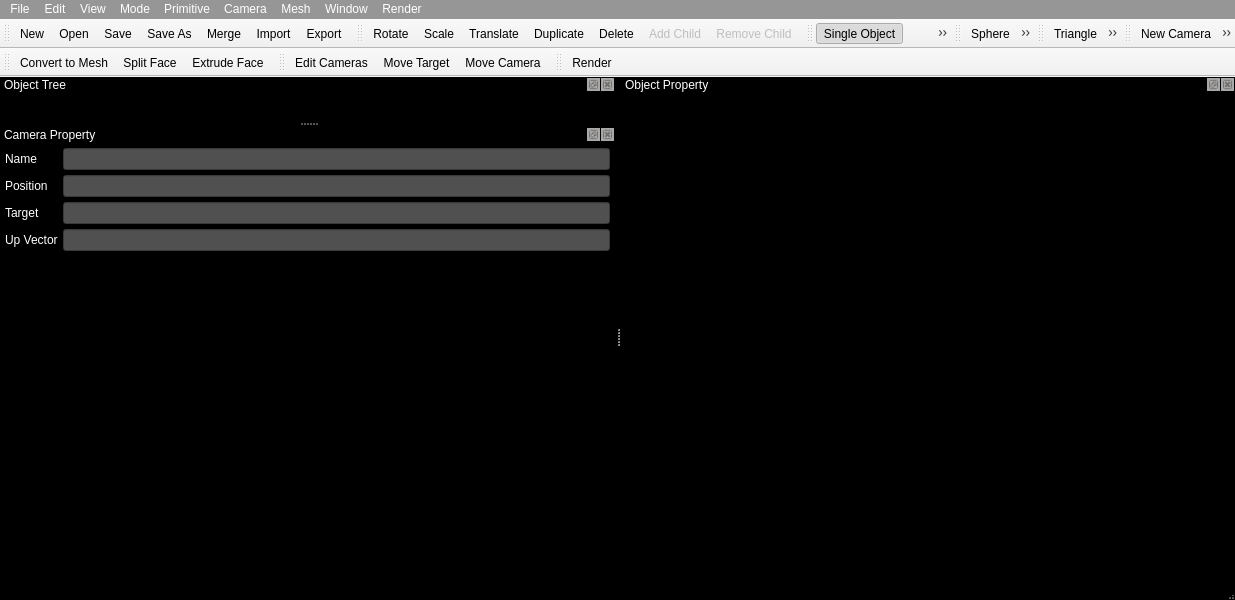
<ui version="4.0" >
 <class>SceneModellerClass</class>
 <widget class="QMainWindow" name="SceneModellerClass" >
  <property name="geometry" >
   <rect>
    <x>0</x>
    <y>0</y>
    <width>1235</width>
    <height>600</height>
   </rect>
  </property>
  <property name="sizePolicy" >
   <sizepolicy vsizetype="Expanding" hsizetype="Expanding" >
    <horstretch>0</horstretch>
    <verstretch>0</verstretch>
   </sizepolicy>
  </property>
  <property name="windowTitle" >
   <string>Scene Modeler for Responsive Workbench by SERHAT ANGIN</string>
  </property>
  <property name="windowIcon" >
   <iconset resource="scenemodeller.qrc" >
    <normaloff>:/SceneModeller/icons/icon.png</normaloff>:/SceneModeller/icons/icon.png</iconset>
  </property>
  <property name="styleSheet" >
   <string notr="true" >QMainWindow
{
color:rgb(255,255,255);
background-color:rgb(0,0,0);
}
QCheckBox
{
color:rgb(255,255,255);
background-color:rgb(0,0,0);
}
QLineEdit {
color : rgb(255,255,255);
background-color:rgb(80,80,80);
}
QListWidget {
color : rgb(255,255,255);
background-color:rgb(80,80,80);
}
QComboBox {
color : rgb(255,255,255);
background-color:rgb(80,80,80);
}
QDialog {
color : rgb(255,255,255);
background-color:rgb(0,0,0);
}
QPushButton{
color : rgb(255,255,255);
background-color:rgb(0,0,0);
}
QLabel{
color : rgb(255,255,255);
background-color:rgb(0,0,0);
}
 QDockWidget {    
color : rgb(255,255,255);
background-color:rgb(0,0,0);
 }
QGroupBox {
color : rgb(255,255,255);
background-color:rgb(0,0,0);
}
 QDockWidget::close-button, QDockWidget::float-button {    
 border: 1px solid transparent;   
  background: darkgray;     
padding: 0px; 
}

QTreeWidget
{
background-color: qlineargradient(spread:pad, x1:0, y1:0, x2:1, y2:0, stop:0 rgba(0, 0, 0, 255), stop:1 rgba(100, 100, 100, 255));
color: rgb(255, 255, 255);
}
 QTreeView::branch:has-siblings:!adjoins-item {   
  border-image: url(icons/vline.png) 0; } 
QTreeView::branch:has-siblings:adjoins-item {  
   border-image: url(icons/branch-more.png) 0; }
 QTreeView::branch:!has-children:!has-siblings:adjoins-item {  
   border-image: url(icons/branch-end.png) 0; } 
QTreeView::branch:has-children:!has-siblings:closed, QTreeView::branch:closed:has-children:has-siblings {       
  border-image: none;    
    image: url(icons/branch-closed.png); } 
QTreeView::branch:open:has-children:!has-siblings, QTreeView::branch:open:has-children:has-siblings  {      
   border-image: none;         
image: url(icons/branch-open.png); }
 QTreeView {     alternate-background-color: yellow; }
QTreeView {     show-decoration-selected: 1; } QTreeView::item {      border: 1px solid #d9d9d9;     border-top-color: transparent;     border-bottom-color: transparent; } QTreeView::item:hover {     background: qlineargradient(x1: 0, y1: 0, x2: 0, y2: 1, stop: 0 #e7effd, stop: 1 #cbdaf1);     border: 1px solid #bfcde4; } QTreeView::item:selected {     border: 1px solid #567dbc; } QTreeView::item:selected:active{     background: qlineargradient(x1: 0, y1: 0, x2: 0, y2: 1, stop: 0 #6ea1f1, stop: 1 #567dbc); } QTreeView::item:selected:!active {     background: qlineargradient(x1: 0, y1: 0, x2: 0, y2: 1, stop: 0 #6b9be8, stop: 1 #577fbf); }
 

QMenu {
	background-color: qlineargradient(spread:reflect, x1:0, y1:0, x2:1, y2:0, stop:0 rgba(255, 140, 0, 149), stop:0.164773 rgba(255, 255, 																		255, 255));
	border: 1px solid black; 
} 
QMenu::item {
   background-color : rgb(150,150,150);
 	color : rgb(255,255,255);
 }
QMenu::item:selected {
	background-color: qlineargradient(spread:reflect, x1:0, y1:0.505682, x2:0, 		y2:1, stop:0 rgba(150, 150, 150, 149), stop:0.551136 rgba(50, 50, 50, 255));
    color : rgb(255,255,255);
}

QMenuBar {
  background-color : rgb(150,150,150);
 color : rgb(255,255,255);
}

QMenuBar::item:selected {
	background-color: qlineargradient(spread:reflect, x1:0, y1:0.505682, x2:0, 		y2:1, stop:0 rgba(150, 150, 150, 149), stop:0.551136 rgba(50, 50, 50, 255));
    color : rgb(255,255,255);
}

</string>
  </property>
  <property name="dockOptions" >
   <set>QMainWindow::AllowNestedDocks|QMainWindow::AllowTabbedDocks|QMainWindow::AnimatedDocks|QMainWindow::VerticalTabs</set>
  </property>
  <widget class="QToolBar" name="fileToolBar" >
   <attribute name="toolBarArea" >
    <enum>TopToolBarArea</enum>
   </attribute>
   <attribute name="toolBarBreak" >
    <bool>false</bool>
   </attribute>
   <addaction name="actionNew" />
   <addaction name="actionOpen" />
   <addaction name="actionSave" />
   <addaction name="actionSave_As" />
   <addaction name="actionMerge" />
   <addaction name="actionImport" />
   <addaction name="actionExport" />
  </widget>
  <widget class="QMenuBar" name="menubar" >
   <property name="geometry" >
    <rect>
     <x>0</x>
     <y>0</y>
     <width>1235</width>
     <height>21</height>
    </rect>
   </property>
   <widget class="QMenu" name="menuFile" >
    <property name="title" >
     <string>File</string>
    </property>
    <addaction name="actionNew" />
    <addaction name="actionOpen" />
    <addaction name="actionSave" />
    <addaction name="actionSave_As" />
    <addaction name="actionMerge" />
    <addaction name="separator" />
    <addaction name="actionImport" />
    <addaction name="actionExport" />
    <addaction name="separator" />
    <addaction name="actionExit" />
   </widget>
   <widget class="QMenu" name="menuWindow" >
    <property name="title" >
     <string>Window</string>
    </property>
    <addaction name="actionObject_Tree_Dock" />
    <addaction name="actionObject_Properties_Dock" />
    <addaction name="actionCamera_Property_Window" />
   </widget>
   <widget class="QMenu" name="menuPrimitive" >
    <property name="title" >
     <string>Primitive</string>
    </property>
    <widget class="QMenu" name="menuObjects" >
     <property name="title" >
      <string>3D Objects</string>
     </property>
     <addaction name="actionBox" />
     <addaction name="actionSphere" />
     <addaction name="actionCone" />
     <addaction name="actionCylinder" />
     <addaction name="actionTow_Sided_Cylinder" />
     <addaction name="actionTorus" />
    </widget>
    <widget class="QMenu" name="menu2D_Objects" >
     <property name="title" >
      <string>2D Objects</string>
     </property>
     <addaction name="actionTriangle" />
     <addaction name="actionRectangle" />
     <addaction name="actionCircle" />
     <addaction name="actionDisk" />
     <addaction name="actionPartial_Disk" />
    </widget>
    <addaction name="actionNew_Camera" />
    <addaction name="separator" />
    <addaction name="actionPoint_Light" />
    <addaction name="actionArea_Light" />
    <addaction name="separator" />
    <addaction name="menuObjects" />
    <addaction name="menu2D_Objects" />
   </widget>
   <widget class="QMenu" name="menuEdit" >
    <property name="title" >
     <string>Edit</string>
    </property>
    <addaction name="actionRotate" />
    <addaction name="actionScale" />
    <addaction name="actionTranslate" />
    <addaction name="actionDuplicate" />
    <addaction name="actionDelete_2" />
    <addaction name="separator" />
    <addaction name="actionAdd_Child" />
    <addaction name="actionRemove_Child" />
   </widget>
   <widget class="QMenu" name="menuRender" >
    <property name="title" >
     <string>Render</string>
    </property>
    <addaction name="actionRender" />
   </widget>
   <widget class="QMenu" name="menuMode" >
    <property name="title" >
     <string>Mode</string>
    </property>
    <addaction name="actionSingle_Object" />
    <addaction name="actionObject_Tree" />
    <addaction name="separator" />
    <addaction name="actionCamera_Editing" />
    <addaction name="actionLight_2" />
    <addaction name="separator" />
    <addaction name="actionFace" />
    <addaction name="actionPoint" />
   </widget>
   <widget class="QMenu" name="menuMesh" >
    <property name="title" >
     <string>Mesh</string>
    </property>
    <addaction name="actionConvert_to_Mesh" />
    <addaction name="separator" />
    <addaction name="actionSplit_Face" />
    <addaction name="actionExtrude_Face" />
   </widget>
   <widget class="QMenu" name="menuCamera" >
    <property name="title" >
     <string>Camera</string>
    </property>
    <addaction name="actionCamera" />
    <addaction name="separator" />
    <addaction name="actionMove_Target" />
    <addaction name="actionMove_Camera" />
   </widget>
   <widget class="QMenu" name="menuView" >
    <property name="title" >
     <string>View</string>
    </property>
    <addaction name="actionFile_Tool_Bar" />
    <addaction name="actionEdit_Toolbar" />
    <addaction name="actionMode_Tool_Bar" />
    <addaction name="action3D_Objects_Toolbar" />
    <addaction name="action2D_Objects_Toolbar" />
    <addaction name="actionPrimitive_Toolbar" />
    <addaction name="actionMesh_Toolbar" />
    <addaction name="actionCamera_Toolbar" />
    <addaction name="actionRender_Toolbar" />
   </widget>
   <addaction name="menuFile" />
   <addaction name="menuEdit" />
   <addaction name="menuView" />
   <addaction name="menuMode" />
   <addaction name="menuPrimitive" />
   <addaction name="menuCamera" />
   <addaction name="menuMesh" />
   <addaction name="menuWindow" />
   <addaction name="menuRender" />
  </widget>
  <widget class="QDockWidget" name="ObjectTreeDock" >
   <property name="windowTitle" >
    <string>Object Tree</string>
   </property>
   <attribute name="dockWidgetArea" >
    <number>1</number>
   </attribute>
   <widget class="QWidget" name="dockWidgetContents" />
  </widget>
  <widget class="QDockWidget" name="ObjectPropertyDock" >
   <property name="windowTitle" >
    <string>Object Property</string>
   </property>
   <attribute name="dockWidgetArea" >
    <number>2</number>
   </attribute>
   <widget class="QWidget" name="dockWidgetContents_2" />
  </widget>
  <widget class="QDockWidget" name="cameraPropertyDock" >
   <property name="windowTitle" >
    <string>Camera Property</string>
   </property>
   <attribute name="dockWidgetArea" >
    <number>1</number>
   </attribute>
   <widget class="QWidget" name="dockWidgetContents_5" >
    <layout class="QGridLayout" name="gridLayout_5" >
     <property name="margin" >
      <number>5</number>
     </property>
     <property name="spacing" >
      <number>5</number>
     </property>
     <item row="1" column="0" >
      <widget class="QLabel" name="Position" >
       <property name="text" >
        <string>Position</string>
       </property>
      </widget>
     </item>
     <item row="1" column="1" >
      <widget class="QLineEdit" name="lineEdit" >
       <property name="readOnly" >
        <bool>true</bool>
       </property>
      </widget>
     </item>
     <item row="2" column="0" >
      <widget class="QLabel" name="label_2" >
       <property name="text" >
        <string>Target</string>
       </property>
      </widget>
     </item>
     <item row="3" column="0" >
      <widget class="QLabel" name="label_3" >
       <property name="text" >
        <string>Up Vector</string>
       </property>
      </widget>
     </item>
     <item row="2" column="1" >
      <widget class="QLineEdit" name="lineEdit_2" >
       <property name="readOnly" >
        <bool>true</bool>
       </property>
      </widget>
     </item>
     <item row="0" column="0" >
      <widget class="QLabel" name="label" >
       <property name="text" >
        <string>Name</string>
       </property>
      </widget>
     </item>
     <item row="0" column="1" >
      <widget class="QLineEdit" name="lineEdit_4" >
       <property name="sizePolicy" >
        <sizepolicy vsizetype="Fixed" hsizetype="Expanding" >
         <horstretch>0</horstretch>
         <verstretch>0</verstretch>
        </sizepolicy>
       </property>
       <property name="readOnly" >
        <bool>true</bool>
       </property>
      </widget>
     </item>
     <item row="3" column="1" >
      <widget class="QLineEdit" name="lineEdit_3" >
       <property name="readOnly" >
        <bool>true</bool>
       </property>
      </widget>
     </item>
     <item row="4" column="1" >
      <spacer name="verticalSpacer" >
       <property name="orientation" >
        <enum>Qt::Vertical</enum>
       </property>
       <property name="sizeHint" stdset="0" >
        <size>
         <width>20</width>
         <height>40</height>
        </size>
       </property>
      </spacer>
     </item>
    </layout>
   </widget>
  </widget>
  <widget class="QToolBar" name="toolBar" >
   <property name="windowTitle" >
    <string>toolBar</string>
   </property>
   <attribute name="toolBarArea" >
    <enum>TopToolBarArea</enum>
   </attribute>
   <attribute name="toolBarBreak" >
    <bool>false</bool>
   </attribute>
   <addaction name="actionRotate" />
   <addaction name="actionScale" />
   <addaction name="actionTranslate" />
   <addaction name="actionDuplicate" />
   <addaction name="actionDelete_2" />
   <addaction name="actionAdd_Child" />
   <addaction name="actionRemove_Child" />
  </widget>
  <widget class="QToolBar" name="toolBar_2" >
   <property name="windowTitle" >
    <string>toolBar_2</string>
   </property>
   <attribute name="toolBarArea" >
    <enum>TopToolBarArea</enum>
   </attribute>
   <attribute name="toolBarBreak" >
    <bool>false</bool>
   </attribute>
   <addaction name="actionSingle_Object" />
   <addaction name="actionObject_Tree" />
   <addaction name="actionCamera_Editing" />
   <addaction name="actionLight_2" />
   <addaction name="actionFace" />
   <addaction name="actionPoint" />
  </widget>
  <widget class="QToolBar" name="toolBar_3" >
   <property name="windowTitle" >
    <string>toolBar_3</string>
   </property>
   <attribute name="toolBarArea" >
    <enum>TopToolBarArea</enum>
   </attribute>
   <attribute name="toolBarBreak" >
    <bool>false</bool>
   </attribute>
   <addaction name="actionSphere" />
   <addaction name="actionBox" />
   <addaction name="actionCylinder" />
   <addaction name="actionCone" />
   <addaction name="actionTow_Sided_Cylinder" />
   <addaction name="actionTorus" />
  </widget>
  <widget class="QToolBar" name="toolBar_4" >
   <property name="windowTitle" >
    <string>toolBar_4</string>
   </property>
   <attribute name="toolBarArea" >
    <enum>TopToolBarArea</enum>
   </attribute>
   <attribute name="toolBarBreak" >
    <bool>false</bool>
   </attribute>
   <addaction name="actionTriangle" />
   <addaction name="actionRectangle" />
   <addaction name="actionCircle" />
   <addaction name="actionDisk" />
   <addaction name="actionPartial_Disk" />
  </widget>
  <widget class="QToolBar" name="toolBar_5" >
   <property name="windowTitle" >
    <string>toolBar_5</string>
   </property>
   <attribute name="toolBarArea" >
    <enum>TopToolBarArea</enum>
   </attribute>
   <attribute name="toolBarBreak" >
    <bool>false</bool>
   </attribute>
   <addaction name="actionNew_Camera" />
   <addaction name="actionPoint_Light" />
   <addaction name="actionArea_Light" />
  </widget>
  <widget class="QToolBar" name="toolBar_6" >
   <property name="windowTitle" >
    <string>toolBar_6</string>
   </property>
   <attribute name="toolBarArea" >
    <enum>TopToolBarArea</enum>
   </attribute>
   <attribute name="toolBarBreak" >
    <bool>true</bool>
   </attribute>
   <addaction name="actionConvert_to_Mesh" />
   <addaction name="actionSplit_Face" />
   <addaction name="actionExtrude_Face" />
  </widget>
  <widget class="QToolBar" name="toolBar_7" >
   <property name="windowTitle" >
    <string>toolBar_7</string>
   </property>
   <attribute name="toolBarArea" >
    <enum>TopToolBarArea</enum>
   </attribute>
   <attribute name="toolBarBreak" >
    <bool>false</bool>
   </attribute>
   <addaction name="actionCamera" />
   <addaction name="actionMove_Target" />
   <addaction name="actionMove_Camera" />
  </widget>
  <widget class="QToolBar" name="toolBar_8" >
   <property name="windowTitle" >
    <string>toolBar_8</string>
   </property>
   <attribute name="toolBarArea" >
    <enum>TopToolBarArea</enum>
   </attribute>
   <attribute name="toolBarBreak" >
    <bool>false</bool>
   </attribute>
   <addaction name="actionRender" />
  </widget>
  <widget class="QStatusBar" name="statusBar" >
   <property name="minimumSize" >
    <size>
     <width>0</width>
     <height>5</height>
    </size>
   </property>
   <property name="maximumSize" >
    <size>
     <width>16777215</width>
     <height>5</height>
    </size>
   </property>
  </widget>
  <action name="actionNew" >
   <property name="icon" >
    <iconset resource="scenemodeller.qrc" >
     <normaloff>:/SceneModeller/icons/new.png</normaloff>:/SceneModeller/icons/new.png</iconset>
   </property>
   <property name="text" >
    <string>New</string>
   </property>
  </action>
  <action name="actionOpen" >
   <property name="icon" >
    <iconset resource="scenemodeller.qrc" >
     <normaloff>:/SceneModeller/icons/open.png</normaloff>:/SceneModeller/icons/open.png</iconset>
   </property>
   <property name="text" >
    <string>Open...</string>
   </property>
  </action>
  <action name="actionSave" >
   <property name="icon" >
    <iconset resource="scenemodeller.qrc" >
     <normaloff>:/SceneModeller/icons/save.png</normaloff>:/SceneModeller/icons/save.png</iconset>
   </property>
   <property name="text" >
    <string>Save...</string>
   </property>
  </action>
  <action name="actionSave_As" >
   <property name="icon" >
    <iconset resource="scenemodeller.qrc" >
     <normaloff>:/SceneModeller/icons/saveas.png</normaloff>:/SceneModeller/icons/saveas.png</iconset>
   </property>
   <property name="text" >
    <string>Save As...</string>
   </property>
  </action>
  <action name="actionExit" >
   <property name="icon" >
    <iconset resource="scenemodeller.qrc" >
     <normaloff>:/SceneModeller/icons/exit.png</normaloff>:/SceneModeller/icons/exit.png</iconset>
   </property>
   <property name="text" >
    <string>Exit</string>
   </property>
  </action>
  <action name="actionMerge" >
   <property name="icon" >
    <iconset resource="scenemodeller.qrc" >
     <normaloff>:/SceneModeller/icons/twoface.png</normaloff>:/SceneModeller/icons/twoface.png</iconset>
   </property>
   <property name="text" >
    <string>Merge...</string>
   </property>
  </action>
  <action name="actionImport" >
   <property name="icon" >
    <iconset resource="scenemodeller.qrc" >
     <normaloff>:/SceneModeller/icons/import.png</normaloff>:/SceneModeller/icons/import.png</iconset>
   </property>
   <property name="text" >
    <string>Import...</string>
   </property>
  </action>
  <action name="actionExport" >
   <property name="icon" >
    <iconset resource="scenemodeller.qrc" >
     <normaloff>:/SceneModeller/icons/export.png</normaloff>:/SceneModeller/icons/export.png</iconset>
   </property>
   <property name="text" >
    <string>Export...</string>
   </property>
  </action>
  <action name="actionObject_Tree_Dock" >
   <property name="checkable" >
    <bool>true</bool>
   </property>
   <property name="checked" >
    <bool>true</bool>
   </property>
   <property name="text" >
    <string>Object Tree</string>
   </property>
  </action>
  <action name="actionObject_Properties_Dock" >
   <property name="checkable" >
    <bool>true</bool>
   </property>
   <property name="checked" >
    <bool>true</bool>
   </property>
   <property name="text" >
    <string>Object Property</string>
   </property>
   <property name="iconText" >
    <string>Object Property Dock</string>
   </property>
  </action>
  <action name="actionCamera_Property_Window" >
   <property name="checkable" >
    <bool>true</bool>
   </property>
   <property name="checked" >
    <bool>true</bool>
   </property>
   <property name="text" >
    <string>Camera Property</string>
   </property>
  </action>
  <action name="actionCamera" >
   <property name="icon" >
    <iconset resource="scenemodeller.qrc" >
     <normaloff>:/SceneModeller/icons/VideoSZ.png</normaloff>:/SceneModeller/icons/VideoSZ.png</iconset>
   </property>
   <property name="text" >
    <string>Edit Cameras</string>
   </property>
  </action>
  <action name="actionBox" >
   <property name="icon" >
    <iconset resource="scenemodeller.qrc" >
     <normaloff>:/SceneModeller/icons/cube.png</normaloff>:/SceneModeller/icons/cube.png</iconset>
   </property>
   <property name="text" >
    <string>Cube</string>
   </property>
  </action>
  <action name="actionSphere" >
   <property name="icon" >
    <iconset resource="scenemodeller.qrc" >
     <normaloff>:/SceneModeller/icons/sphere.png</normaloff>:/SceneModeller/icons/sphere.png</iconset>
   </property>
   <property name="text" >
    <string>Sphere</string>
   </property>
  </action>
  <action name="actionCone" >
   <property name="icon" >
    <iconset resource="scenemodeller.qrc" >
     <normaloff>:/SceneModeller/icons/cone.png</normaloff>:/SceneModeller/icons/cone.png</iconset>
   </property>
   <property name="text" >
    <string>Cone</string>
   </property>
  </action>
  <action name="actionCylinder" >
   <property name="icon" >
    <iconset resource="scenemodeller.qrc" >
     <normaloff>:/SceneModeller/icons/cylinder.png</normaloff>:/SceneModeller/icons/cylinder.png</iconset>
   </property>
   <property name="text" >
    <string>Cylinder</string>
   </property>
  </action>
  <action name="actionCamera_Editing" >
   <property name="checkable" >
    <bool>true</bool>
   </property>
   <property name="icon" >
    <iconset resource="scenemodeller.qrc" >
     <normaloff>:/SceneModeller/icons/camera-icon.png</normaloff>:/SceneModeller/icons/camera-icon.png</iconset>
   </property>
   <property name="text" >
    <string>Camera</string>
   </property>
  </action>
  <action name="actionLight_2" >
   <property name="checkable" >
    <bool>true</bool>
   </property>
   <property name="icon" >
    <iconset resource="scenemodeller.qrc" >
     <normaloff>:/SceneModeller/icons/ktip.png</normaloff>:/SceneModeller/icons/ktip.png</iconset>
   </property>
   <property name="text" >
    <string>Light</string>
   </property>
  </action>
  <action name="actionFace" >
   <property name="checkable" >
    <bool>true</bool>
   </property>
   <property name="icon" >
    <iconset resource="scenemodeller.qrc" >
     <normaloff>:/SceneModeller/icons/QnextSZ.png</normaloff>:/SceneModeller/icons/QnextSZ.png</iconset>
   </property>
   <property name="text" >
    <string>Face</string>
   </property>
  </action>
  <action name="actionPoint" >
   <property name="checkable" >
    <bool>true</bool>
   </property>
   <property name="icon" >
    <iconset resource="scenemodeller.qrc" >
     <normaloff>:/SceneModeller/icons/ASTERISK.png</normaloff>:/SceneModeller/icons/ASTERISK.png</iconset>
   </property>
   <property name="text" >
    <string>Vertex</string>
   </property>
  </action>
  <action name="actionPoint_Light" >
   <property name="icon" >
    <iconset resource="scenemodeller.qrc" >
     <normaloff>:/SceneModeller/icons/qgradient-radial.png</normaloff>:/SceneModeller/icons/qgradient-radial.png</iconset>
   </property>
   <property name="text" >
    <string>Point Light</string>
   </property>
  </action>
  <action name="actionArea_Light" >
   <property name="icon" >
    <iconset resource="scenemodeller.qrc" >
     <normaloff>:/SceneModeller/icons/add_area_light.png</normaloff>:/SceneModeller/icons/add_area_light.png</iconset>
   </property>
   <property name="text" >
    <string>Area Light</string>
   </property>
  </action>
  <action name="actionSingle_Object" >
   <property name="checkable" >
    <bool>true</bool>
   </property>
   <property name="checked" >
    <bool>true</bool>
   </property>
   <property name="icon" >
    <iconset resource="scenemodeller.qrc" >
     <normaloff>:/SceneModeller/icons/blockdevice.png</normaloff>:/SceneModeller/icons/blockdevice.png</iconset>
   </property>
   <property name="text" >
    <string>Single Object</string>
   </property>
  </action>
  <action name="actionObject_Tree" >
   <property name="checkable" >
    <bool>true</bool>
   </property>
   <property name="icon" >
    <iconset resource="scenemodeller.qrc" >
     <normaloff>:/SceneModeller/icons/visio8.png</normaloff>:/SceneModeller/icons/visio8.png</iconset>
   </property>
   <property name="text" >
    <string>Object Tree</string>
   </property>
  </action>
  <action name="actionTow_Sided_Cylinder" >
   <property name="icon" >
    <iconset resource="scenemodeller.qrc" >
     <normaloff>:/SceneModeller/icons/tw_cylinder.png</normaloff>:/SceneModeller/icons/tw_cylinder.png</iconset>
   </property>
   <property name="text" >
    <string>Two Sided Cylinder</string>
   </property>
  </action>
  <action name="actionTorus" >
   <property name="icon" >
    <iconset resource="scenemodeller.qrc" >
     <normaloff>:/SceneModeller/icons/torus.png</normaloff>:/SceneModeller/icons/torus.png</iconset>
   </property>
   <property name="text" >
    <string>Torus</string>
   </property>
  </action>
  <action name="actionTriangle" >
   <property name="icon" >
    <iconset resource="scenemodeller.qrc" >
     <normaloff>:/SceneModeller/icons/triangle.png</normaloff>:/SceneModeller/icons/triangle.png</iconset>
   </property>
   <property name="text" >
    <string>Triangle</string>
   </property>
  </action>
  <action name="actionRectangle" >
   <property name="icon" >
    <iconset resource="scenemodeller.qrc" >
     <normaloff>:/SceneModeller/icons/rectangle.png</normaloff>:/SceneModeller/icons/rectangle.png</iconset>
   </property>
   <property name="text" >
    <string>Rectangle</string>
   </property>
  </action>
  <action name="actionCircle" >
   <property name="icon" >
    <iconset resource="scenemodeller.qrc" >
     <normaloff>:/SceneModeller/icons/circle.png</normaloff>:/SceneModeller/icons/circle.png</iconset>
   </property>
   <property name="text" >
    <string>Circle</string>
   </property>
  </action>
  <action name="actionDisk" >
   <property name="icon" >
    <iconset resource="scenemodeller.qrc" >
     <normaloff>:/SceneModeller/icons/disk.png</normaloff>:/SceneModeller/icons/disk.png</iconset>
   </property>
   <property name="text" >
    <string>Disk</string>
   </property>
  </action>
  <action name="actionPartial_Disk" >
   <property name="icon" >
    <iconset resource="scenemodeller.qrc" >
     <normaloff>:/SceneModeller/icons/partial_disk.png</normaloff>:/SceneModeller/icons/partial_disk.png</iconset>
   </property>
   <property name="text" >
    <string>Partial Disk</string>
   </property>
  </action>
  <action name="actionRotate" >
   <property name="icon" >
    <iconset resource="scenemodeller.qrc" >
     <normaloff>:/SceneModeller/icons/rotateObject.png</normaloff>:/SceneModeller/icons/rotateObject.png</iconset>
   </property>
   <property name="text" >
    <string>Rotate</string>
   </property>
  </action>
  <action name="actionScale" >
   <property name="icon" >
    <iconset resource="scenemodeller.qrc" >
     <normaloff>:/SceneModeller/icons/4directionsSZ.png</normaloff>:/SceneModeller/icons/4directionsSZ.png</iconset>
   </property>
   <property name="text" >
    <string>Scale</string>
   </property>
  </action>
  <action name="actionDuplicate" >
   <property name="icon" >
    <iconset resource="scenemodeller.qrc" >
     <normaloff>:/SceneModeller/icons/TRILLIAN AQUA1.png</normaloff>:/SceneModeller/icons/TRILLIAN AQUA1.png</iconset>
   </property>
   <property name="text" >
    <string>Duplicate</string>
   </property>
  </action>
  <action name="actionDelete_2" >
   <property name="icon" >
    <iconset resource="scenemodeller.qrc" >
     <normaloff>:/SceneModeller/icons/104.png</normaloff>:/SceneModeller/icons/104.png</iconset>
   </property>
   <property name="text" >
    <string>Delete</string>
   </property>
  </action>
  <action name="actionTranslate" >
   <property name="icon" >
    <iconset resource="scenemodeller.qrc" >
     <normaloff>:/SceneModeller/icons/3d.png</normaloff>:/SceneModeller/icons/3d.png</iconset>
   </property>
   <property name="text" >
    <string>Translate</string>
   </property>
  </action>
  <action name="actionAdd_Child" >
   <property name="enabled" >
    <bool>false</bool>
   </property>
   <property name="icon" >
    <iconset resource="scenemodeller.qrc" >
     <normaloff>:/SceneModeller/icons/add_child.PNG</normaloff>:/SceneModeller/icons/add_child.PNG</iconset>
   </property>
   <property name="text" >
    <string>Add Child</string>
   </property>
  </action>
  <action name="actionRemove_Child" >
   <property name="enabled" >
    <bool>false</bool>
   </property>
   <property name="icon" >
    <iconset resource="scenemodeller.qrc" >
     <normaloff>:/SceneModeller/icons/remove_child.PNG</normaloff>:/SceneModeller/icons/remove_child.PNG</iconset>
   </property>
   <property name="text" >
    <string>Remove Child</string>
   </property>
  </action>
  <action name="actionNew_Camera" >
   <property name="icon" >
    <iconset resource="scenemodeller.qrc" >
     <normaloff>:/SceneModeller/icons/add_camera.png</normaloff>:/SceneModeller/icons/add_camera.png</iconset>
   </property>
   <property name="text" >
    <string>New Camera</string>
   </property>
  </action>
  <action name="actionRender" >
   <property name="icon" >
    <iconset resource="scenemodeller.qrc" >
     <normaloff>:/SceneModeller/icons/IRIDESCENT.png</normaloff>:/SceneModeller/icons/IRIDESCENT.png</iconset>
   </property>
   <property name="text" >
    <string>Render</string>
   </property>
  </action>
  <action name="actionConvert_to_Mesh" >
   <property name="icon" >
    <iconset resource="scenemodeller.qrc" >
     <normaloff>:/SceneModeller/icons/ksokoban.png</normaloff>:/SceneModeller/icons/ksokoban.png</iconset>
   </property>
   <property name="text" >
    <string>Convert to Mesh</string>
   </property>
  </action>
  <action name="actionSplit_Face" >
   <property name="icon" >
    <iconset resource="scenemodeller.qrc" >
     <normaloff>:/SceneModeller/icons/split_face.png</normaloff>:/SceneModeller/icons/split_face.png</iconset>
   </property>
   <property name="text" >
    <string>Split Face</string>
   </property>
  </action>
  <action name="actionExtrude_Face" >
   <property name="icon" >
    <iconset resource="scenemodeller.qrc" >
     <normaloff>:/SceneModeller/icons/extendure.png</normaloff>:/SceneModeller/icons/extendure.png</iconset>
   </property>
   <property name="text" >
    <string>Extrude Face</string>
   </property>
  </action>
  <action name="actionMove_Target" >
   <property name="icon" >
    <iconset resource="scenemodeller.qrc" >
     <normaloff>:/SceneModeller/icons/moveTarget.png</normaloff>:/SceneModeller/icons/moveTarget.png</iconset>
   </property>
   <property name="text" >
    <string>Move Target</string>
   </property>
  </action>
  <action name="actionMove_Camera" >
   <property name="icon" >
    <iconset resource="scenemodeller.qrc" >
     <normaloff>:/SceneModeller/icons/move_camera.png</normaloff>:/SceneModeller/icons/move_camera.png</iconset>
   </property>
   <property name="text" >
    <string>Move Camera</string>
   </property>
  </action>
  <action name="actionFile_Tool_Bar" >
   <property name="checkable" >
    <bool>true</bool>
   </property>
   <property name="checked" >
    <bool>true</bool>
   </property>
   <property name="text" >
    <string>File Toolbar</string>
   </property>
  </action>
  <action name="actionMode_Tool_Bar" >
   <property name="checkable" >
    <bool>true</bool>
   </property>
   <property name="checked" >
    <bool>true</bool>
   </property>
   <property name="text" >
    <string>Mode Toolbar</string>
   </property>
  </action>
  <action name="action3D_Objects_Toolbar" >
   <property name="checkable" >
    <bool>true</bool>
   </property>
   <property name="checked" >
    <bool>true</bool>
   </property>
   <property name="text" >
    <string>3D Objects Toolbar</string>
   </property>
  </action>
  <action name="action2D_Objects_Toolbar" >
   <property name="checkable" >
    <bool>true</bool>
   </property>
   <property name="checked" >
    <bool>true</bool>
   </property>
   <property name="text" >
    <string>2D Objects Toolbar</string>
   </property>
  </action>
  <action name="actionPrimitive_Toolbar" >
   <property name="checkable" >
    <bool>true</bool>
   </property>
   <property name="checked" >
    <bool>true</bool>
   </property>
   <property name="text" >
    <string>Primitive Toolbar</string>
   </property>
  </action>
  <action name="actionMesh_Toolbar" >
   <property name="checkable" >
    <bool>true</bool>
   </property>
   <property name="checked" >
    <bool>true</bool>
   </property>
   <property name="text" >
    <string>Mesh Toolbar</string>
   </property>
  </action>
  <action name="actionRender_Toolbar" >
   <property name="checkable" >
    <bool>true</bool>
   </property>
   <property name="checked" >
    <bool>true</bool>
   </property>
   <property name="text" >
    <string>Render Toolbar</string>
   </property>
  </action>
  <action name="actionCamera_Toolbar" >
   <property name="checkable" >
    <bool>true</bool>
   </property>
   <property name="checked" >
    <bool>true</bool>
   </property>
   <property name="text" >
    <string>Camera Toolbar</string>
   </property>
  </action>
  <action name="actionEdit_Toolbar" >
   <property name="checkable" >
    <bool>true</bool>
   </property>
   <property name="checked" >
    <bool>true</bool>
   </property>
   <property name="text" >
    <string>Edit Toolbar</string>
   </property>
  </action>
 </widget>
 <resources>
  <include location="scenemodeller.qrc" />
 </resources>
 <connections/>
</ui>
